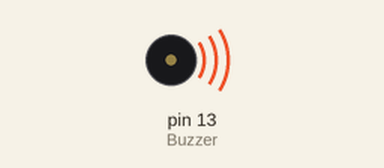
The sketch below on a simulated Arduino Uno, built with avr-gcc and run on an emulated ATmega328P. On the bench: buzzer (waves = sounding, pin HIGH).

Above: at 2.0 s.
At 5.0 s:
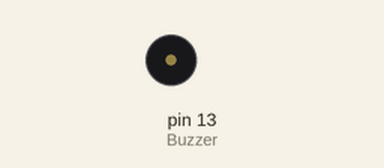
Timing chart, 0 to 7.8 s (numbered marks = the images above):
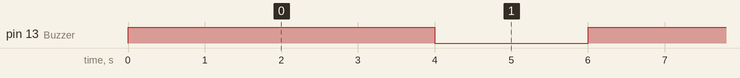

Measured:
- by itself, pin 13 (Buzzer): alternates HIGH for 4.0 s and LOW for 2.0 s

The sketch:

KY012-Arduino-ON-OFF.ino
```cpp
int Buzzer = 13;

void setup ()
{
  pinMode (Buzzer, OUTPUT); // Initialisierung Ausgangspin für den Buzzer
}

void loop () //Hauptprogrammschleife
{
  digitalWrite (Buzzer, HIGH); // Buzzer wird eingeschaltet
  delay (4000); // Wartemodus für 4 Sekunden
  digitalWrite (Buzzer, LOW); // Buzzer wird ausgeschaltet
  delay (2000); // Wartemodus für weitere zwei Sekunden in denen die LED dann ausgeschaltet ist
}
```
